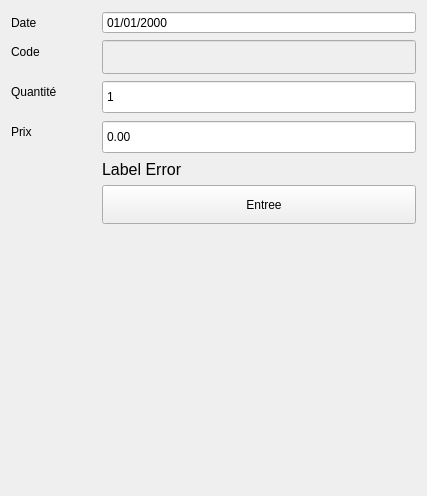
     <widget class="QWidget" name="EntreePage">
      <layout class="QVBoxLayout" name="verticalLayout_3">
       <item>
        <widget class="QFrame" name="formFrame_3">
         <layout class="QFormLayout" name="formLayout_3">
          <property name="leftMargin">
           <number>0</number>
          </property>
          <property name="topMargin">
           <number>0</number>
          </property>
          <property name="rightMargin">
           <number>0</number>
          </property>
          <property name="bottomMargin">
           <number>0</number>
          </property>
          <item row="0" column="0">
           <widget class="QLabel" name="label_20">
            <property name="minimumSize">
             <size>
              <width>85</width>
              <height>0</height>
             </size>
            </property>
            <property name="maximumSize">
             <size>
              <width>79</width>
              <height>30</height>
             </size>
            </property>
            <property name="text">
             <string>Date</string>
            </property>
           </widget>
          </item>
          <item row="2" column="0">
           <widget class="QLabel" name="label_21">
            <property name="minimumSize">
             <size>
              <width>85</width>
              <height>0</height>
             </size>
            </property>
            <property name="maximumSize">
             <size>
              <width>79</width>
              <height>30</height>
             </size>
            </property>
            <property name="text">
             <string>Code</string>
            </property>
           </widget>
          </item>
          <item row="2" column="1">
           <widget class="QLineEdit" name="lineEditEntreeCode">
            <property name="enabled">
             <bool>false</bool>
            </property>
            <property name="minimumSize">
             <size>
              <width>314</width>
              <height>34</height>
             </size>
            </property>
            <property name="readOnly">
             <bool>true</bool>
            </property>
           </widget>
          </item>
          <item row="4" column="0">
           <widget class="QLabel" name="label_22">
            <property name="minimumSize">
             <size>
              <width>85</width>
              <height>0</height>
             </size>
            </property>
            <property name="maximumSize">
             <size>
              <width>79</width>
              <height>30</height>
             </size>
            </property>
            <property name="text">
             <string>Quantité</string>
            </property>
           </widget>
          </item>
          <item row="4" column="1">
           <widget class="QSpinBox" name="spBoxEntreeQte">
            <property name="minimumSize">
             <size>
              <width>314</width>
              <height>34</height>
             </size>
            </property>
            <property name="buttonSymbols">
             <enum>QAbstractSpinBox::NoButtons</enum>
            </property>
            <property name="minimum">
             <number>1</number>
            </property>
            <property name="maximum">
             <number>1000000000</number>
            </property>
           </widget>
          </item>
          <item row="6" column="0">
           <widget class="QLabel" name="label_23">
            <property name="minimumSize">
             <size>
              <width>85</width>
              <height>0</height>
             </size>
            </property>
            <property name="maximumSize">
             <size>
              <width>79</width>
              <height>30</height>
             </size>
            </property>
            <property name="text">
             <string>Prix</string>
            </property>
           </widget>
          </item>
          <item row="9" column="1">
           <widget class="QPushButton" name="btnSaveEntree">
            <property name="minimumSize">
             <size>
              <width>49</width>
              <height>39</height>
             </size>
            </property>
            <property name="text">
             <string>   Entree</string>
            </property>
            <property name="icon">
             <iconset resource="../resource.qrc">
              <normaloff>:/icons/icons/cil-save.png</normaloff>:/icons/icons/cil-save.png</iconset>
            </property>
            <property name="iconSize">
             <size>
              <width>22</width>
              <height>22</height>
             </size>
            </property>
           </widget>
          </item>
          <item row="0" column="1">
           <widget class="QDateEdit" name="dateEditEntreeDate">
            <property name="buttonSymbols">
             <enum>QAbstractSpinBox::NoButtons</enum>
            </property>
            <property name="currentSection">
             <enum>QDateTimeEdit::DaySection</enum>
            </property>
            <property name="displayFormat">
             <string>dd/MM/yyyy</string>
            </property>
            <property name="calendarPopup">
             <bool>false</bool>
            </property>
           </widget>
          </item>
          <item row="7" column="1">
           <widget class="QLabel" name="labelEntreeError">
            <property name="font">
             <font>
              <family>Ubuntu</family>
              <pointsize>12</pointsize>
              <weight>50</weight>
              <italic>false</italic>
              <bold>false</bold>
             </font>
            </property>
            <property name="text">
             <string>Label Error</string>
            </property>
            <property name="wordWrap">
             <bool>true</bool>
            </property>
           </widget>
          </item>
          <item row="7" column="0">
           <widget class="QLabel" name="entreeArticleID">
            <property name="text">
             <string/>
            </property>
           </widget>
          </item>
          <item row="6" column="1">
           <widget class="QDoubleSpinBox" name="spBoxEntreePrix">
            <property name="minimumSize">
             <size>
              <width>314</width>
              <height>34</height>
             </size>
            </property>
            <property name="buttonSymbols">
             <enum>QAbstractSpinBox::NoButtons</enum>
            </property>
            <property name="maximum">
             <double>10000000000000.000000000000000</double>
            </property>
           </widget>
          </item>
         </layout>
        </widget>
       </item>
       <item>
        <spacer name="verticalSpacer">
         <property name="orientation">
          <enum>Qt::Vertical</enum>
         </property>
         <property name="sizeHint" stdset="0">
          <size>
           <width>20</width>
           <height>261</height>
          </size>
         </property>
        </spacer>
       </item>
      </layout>
     </widget>
